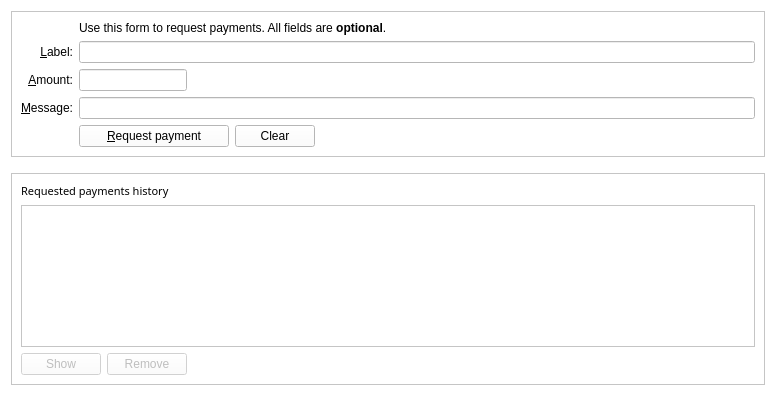
<?xml version="1.0" encoding="UTF-8"?>
<ui version="4.0">
 <class>ReceiveCoinsDialog</class>
 <widget class="QWidget" name="ReceiveCoinsDialog">
  <property name="geometry">
   <rect>
    <x>0</x>
    <y>0</y>
    <width>776</width>
    <height>396</height>
   </rect>
  </property>
  <property name="styleSheet">
   <string notr="true">font: 8pt &quot;UD Digi Kyokasho NP-R&quot;;
background-color: rgb(255, 255, 255)
</string>
  </property>
  <layout class="QVBoxLayout" name="verticalLayout" stretch="0,0,1">
   <item>
    <widget class="QFrame" name="frame2">
     <property name="sizePolicy">
      <sizepolicy hsizetype="Preferred" vsizetype="Expanding">
       <horstretch>0</horstretch>
       <verstretch>0</verstretch>
      </sizepolicy>
     </property>
     <property name="frameShape">
      <enum>QFrame::StyledPanel</enum>
     </property>
     <property name="frameShadow">
      <enum>QFrame::Sunken</enum>
     </property>
     <layout class="QVBoxLayout" name="verticalLayout_3">
      <item>
       <layout class="QGridLayout" name="gridLayout">
        <item row="5" column="0">
         <widget class="QLabel" name="label">
          <property name="toolTip">
           <string>An optional amount to request. Leave this empty or zero to not request a specific amount.</string>
          </property>
          <property name="text">
           <string>&amp;Amount:</string>
          </property>
          <property name="alignment">
           <set>Qt::AlignRight|Qt::AlignTrailing|Qt::AlignVCenter</set>
          </property>
          <property name="buddy">
           <cstring>reqAmount</cstring>
          </property>
         </widget>
        </item>
        <item row="6" column="0">
         <widget class="QLabel" name="label_3">
          <property name="toolTip">
           <string>An optional message to attach to the payment request, which will be displayed when the request is opened. Note: The message will not be sent with the payment over the Litecoin network.</string>
          </property>
          <property name="text">
           <string>&amp;Message:</string>
          </property>
          <property name="alignment">
           <set>Qt::AlignRight|Qt::AlignTrailing|Qt::AlignVCenter</set>
          </property>
          <property name="buddy">
           <cstring>reqMessage</cstring>
          </property>
         </widget>
        </item>
        <item row="4" column="2">
         <widget class="QLineEdit" name="reqLabel">
          <property name="toolTip">
           <string>An optional label to associate with the new receiving address.</string>
          </property>
         </widget>
        </item>
        <item row="2" column="2">
         <widget class="QLabel" name="label_5">
          <property name="text">
           <string>Use this form to request payments. All fields are &lt;b&gt;optional&lt;/b&gt;.</string>
          </property>
         </widget>
        </item>
        <item row="4" column="0">
         <widget class="QLabel" name="label_2">
          <property name="toolTip">
           <string>An optional label to associate with the new receiving address.</string>
          </property>
          <property name="text">
           <string>&amp;Label:</string>
          </property>
          <property name="alignment">
           <set>Qt::AlignRight|Qt::AlignTrailing|Qt::AlignVCenter</set>
          </property>
          <property name="buddy">
           <cstring>reqLabel</cstring>
          </property>
         </widget>
        </item>
        <item row="6" column="2">
         <widget class="QLineEdit" name="reqMessage">
          <property name="toolTip">
           <string>An optional message to attach to the payment request, which will be displayed when the request is opened. Note: The message will not be sent with the payment over the Litecoin network.</string>
          </property>
         </widget>
        </item>
        <item row="7" column="2">
         <layout class="QHBoxLayout" name="horizontalLayout">
          <item>
           <widget class="QPushButton" name="receiveButton">
            <property name="minimumSize">
             <size>
              <width>150</width>
              <height>0</height>
             </size>
            </property>
            <property name="text">
             <string>&amp;Request payment</string>
            </property>
            <property name="icon">
             <iconset resource="../bitcoin.qrc">
              <normaloff>:/icons/receiving_addresses</normaloff>:/icons/receiving_addresses</iconset>
            </property>
           </widget>
          </item>
          <item>
           <widget class="QPushButton" name="clearButton">
            <property name="sizePolicy">
             <sizepolicy hsizetype="Minimum" vsizetype="Fixed">
              <horstretch>0</horstretch>
              <verstretch>0</verstretch>
             </sizepolicy>
            </property>
            <property name="toolTip">
             <string>Clear all fields of the form.</string>
            </property>
            <property name="text">
             <string>Clear</string>
            </property>
            <property name="icon">
             <iconset resource="../bitcoin.qrc">
              <normaloff>:/icons/remove</normaloff>:/icons/remove</iconset>
            </property>
            <property name="autoDefault">
             <bool>false</bool>
            </property>
           </widget>
          </item>
          <item>
           <spacer name="horizontalSpacer">
            <property name="orientation">
             <enum>Qt::Horizontal</enum>
            </property>
            <property name="sizeHint" stdset="0">
             <size>
              <width>40</width>
              <height>20</height>
             </size>
            </property>
           </spacer>
          </item>
         </layout>
        </item>
        <item row="7" column="0">
         <widget class="QLabel" name="label_7">
          <property name="text">
           <string/>
          </property>
         </widget>
        </item>
        <item row="5" column="2">
         <layout class="QHBoxLayout" name="horizontalLayout_6">
          <item>
           <widget class="BitcoinAmountField" name="reqAmount">
            <property name="sizePolicy">
             <sizepolicy hsizetype="Fixed" vsizetype="Fixed">
              <horstretch>0</horstretch>
              <verstretch>0</verstretch>
             </sizepolicy>
            </property>
            <property name="minimumSize">
             <size>
              <width>80</width>
              <height>0</height>
             </size>
            </property>
            <property name="maximumSize">
             <size>
              <width>1000</width>
              <height>100</height>
             </size>
            </property>
            <property name="toolTip">
             <string>An optional amount to request. Leave this empty or zero to not request a specific amount.</string>
            </property>
           </widget>
          </item>
          <item>
           <spacer name="horizontalSpacer_3">
            <property name="orientation">
             <enum>Qt::Horizontal</enum>
            </property>
            <property name="sizeHint" stdset="0">
             <size>
              <width>0</width>
              <height>0</height>
             </size>
            </property>
           </spacer>
          </item>
         </layout>
        </item>
       </layout>
      </item>
     </layout>
    </widget>
   </item>
   <item>
    <spacer name="verticalSpacer_2">
     <property name="orientation">
      <enum>Qt::Vertical</enum>
     </property>
     <property name="sizeHint" stdset="0">
      <size>
       <width>20</width>
       <height>10</height>
      </size>
     </property>
    </spacer>
   </item>
   <item>
    <widget class="QFrame" name="frame">
     <property name="sizePolicy">
      <sizepolicy hsizetype="Preferred" vsizetype="Expanding">
       <horstretch>0</horstretch>
       <verstretch>0</verstretch>
      </sizepolicy>
     </property>
     <property name="frameShape">
      <enum>QFrame::StyledPanel</enum>
     </property>
     <property name="frameShadow">
      <enum>QFrame::Raised</enum>
     </property>
     <layout class="QVBoxLayout" name="verticalLayout_2">
      <item>
       <widget class="QLabel" name="label_6">
        <property name="font">
         <font>
          <family>UD Digi Kyokasho NP-R</family>
          <pointsize>8</pointsize>
          <weight>50</weight>
          <italic>false</italic>
          <bold>false</bold>
         </font>
        </property>
        <property name="text">
         <string>Requested payments history</string>
        </property>
       </widget>
      </item>
      <item>
       <widget class="QTableView" name="recentRequestsView">
        <property name="contextMenuPolicy">
         <enum>Qt::CustomContextMenu</enum>
        </property>
        <property name="tabKeyNavigation">
         <bool>false</bool>
        </property>
        <property name="sortingEnabled">
         <bool>true</bool>
        </property>
       </widget>
      </item>
      <item>
       <layout class="QHBoxLayout" name="horizontalLayout_2">
        <item>
         <widget class="QPushButton" name="showRequestButton">
          <property name="enabled">
           <bool>false</bool>
          </property>
          <property name="toolTip">
           <string>Show the selected request (does the same as double clicking an entry)</string>
          </property>
          <property name="text">
           <string>Show</string>
          </property>
          <property name="icon">
           <iconset resource="../bitcoin.qrc">
            <normaloff>:/icons/edit</normaloff>:/icons/edit</iconset>
          </property>
          <property name="autoDefault">
           <bool>false</bool>
          </property>
         </widget>
        </item>
        <item>
         <widget class="QPushButton" name="removeRequestButton">
          <property name="enabled">
           <bool>false</bool>
          </property>
          <property name="toolTip">
           <string>Remove the selected entries from the list</string>
          </property>
          <property name="text">
           <string>Remove</string>
          </property>
          <property name="icon">
           <iconset resource="../bitcoin.qrc">
            <normaloff>:/icons/remove</normaloff>:/icons/remove</iconset>
          </property>
          <property name="autoDefault">
           <bool>false</bool>
          </property>
         </widget>
        </item>
        <item>
         <spacer name="horizontalSpacer_2">
          <property name="orientation">
           <enum>Qt::Horizontal</enum>
          </property>
          <property name="sizeHint" stdset="0">
           <size>
            <width>40</width>
            <height>20</height>
           </size>
          </property>
         </spacer>
        </item>
       </layout>
      </item>
     </layout>
    </widget>
   </item>
  </layout>
 </widget>
 <customwidgets>
  <customwidget>
   <class>BitcoinAmountField</class>
   <extends>QLineEdit</extends>
   <header>qt/bitcoinamountfield.h</header>
   <container>1</container>
  </customwidget>
 </customwidgets>
 <tabstops>
  <tabstop>reqLabel</tabstop>
  <tabstop>reqAmount</tabstop>
  <tabstop>reqMessage</tabstop>
  <tabstop>receiveButton</tabstop>
  <tabstop>clearButton</tabstop>
  <tabstop>recentRequestsView</tabstop>
  <tabstop>showRequestButton</tabstop>
  <tabstop>removeRequestButton</tabstop>
 </tabstops>
 <resources>
  <include location="../bitcoin.qrc"/>
 </resources>
 <connections/>
</ui>
